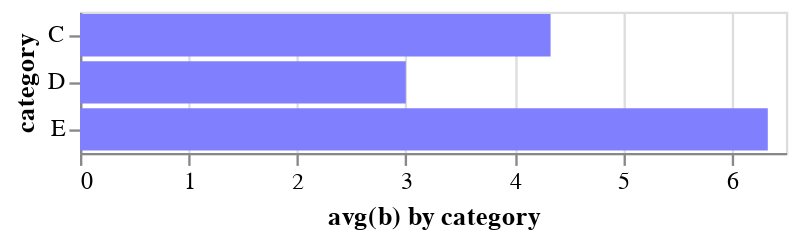

Notebook source saved alongside this figure:
### Code cell
alt.Chart(df).mark_bar(color='#8080FF').encode(     
   alt.Y('a', title='category'),     
   alt.X('average(b)', 
   title='avg(b) by category') 
)

### Figure 1 — Vega-Lite specification as saved in the notebook (floating-point values rounded to 4 significant figures)
{"config": {"view": {"continuousWidth": 300, "continuousHeight": 300}}, "data": {"name": "data-347f1284ea3247c0f55cb966abbdd2d8"}, "mark": {"type": "bar", "color": "#8080FF"}, "encoding": {"x": {"aggregate": "average", "field": "b", "title": "avg(b) by category", "type": "quantitative"}, "y": {"field": "a", "title": "category", "type": "nominal"}}, "$schema": "https://vega.github.io/schema/vega-lite/v5.15.1.json", "datasets": {"data-347f1284ea3247c0f55cb966abbdd2d8": [{"a": "C", "b": 2}, {"a": "C", "b": 7}, {"a": "C", "b": 4}, {"a": "D", "b": 1}, {"a": "D", "b": 2}, {"a": "D", "b": 6}, {"a": "E", "b": 8}, {"a": "E", "b": 4}, {"a": "E", "b": 7}]}}
